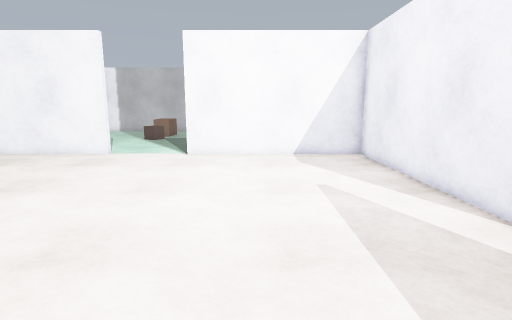
View 1 (above)

17 first-person views from a walk through a Gazebo world. The camera is 1.2 m above the floor, tilts 10° down and sees 80° across. The floor is counted in squares, 0.5 m on a side. Each view is taken from the middle of a square. On the plan, view 1 faces up. The plan holds only what a view shows up to about 18 squares ahead; the rest is blank.

View 2
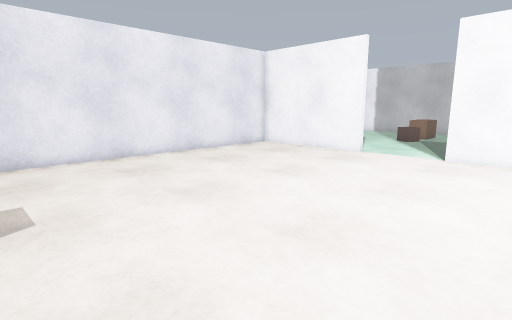

View 3
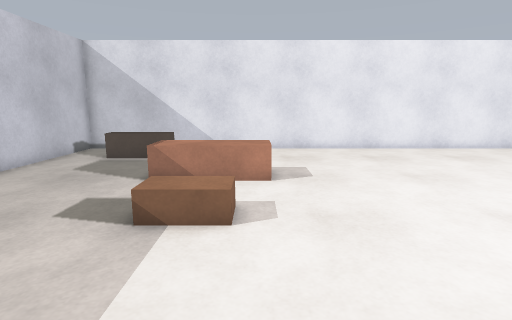

View 4
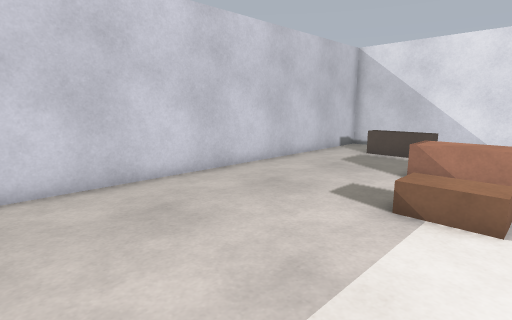

View 5
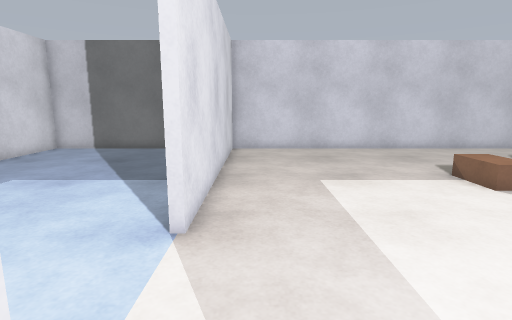

View 6
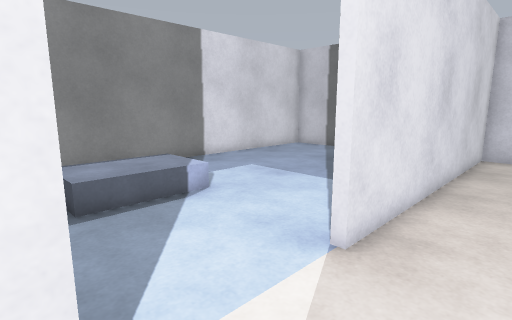

View 7
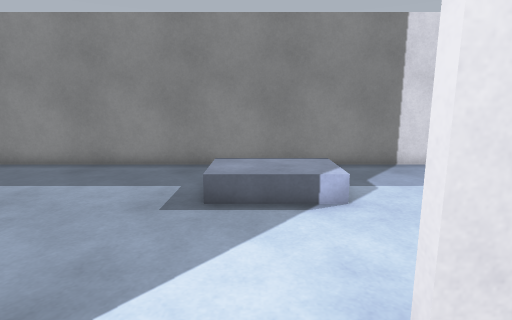

View 8
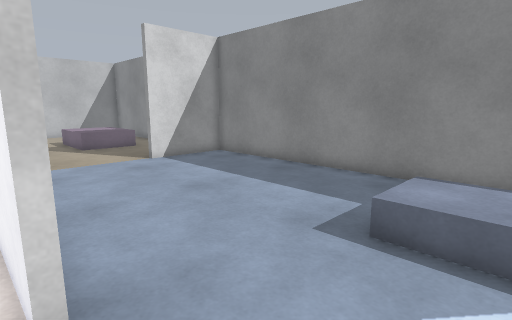

View 9
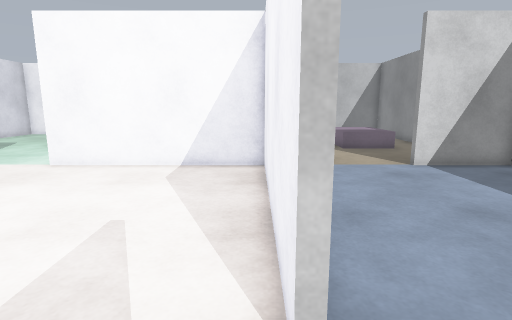

View 10
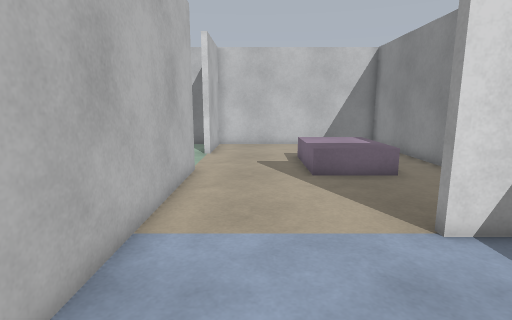

View 11
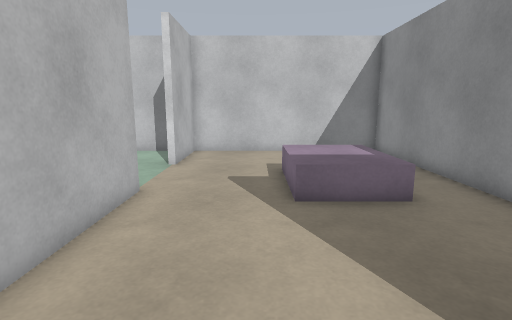

View 12
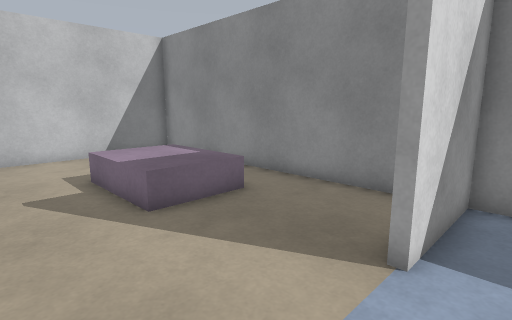

View 13
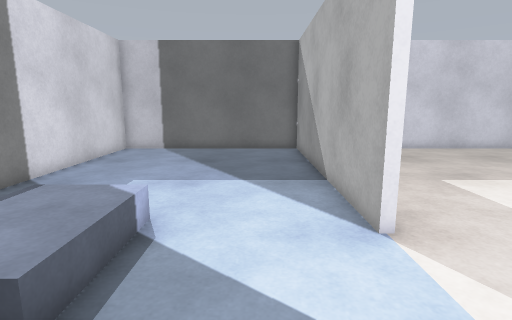

View 14
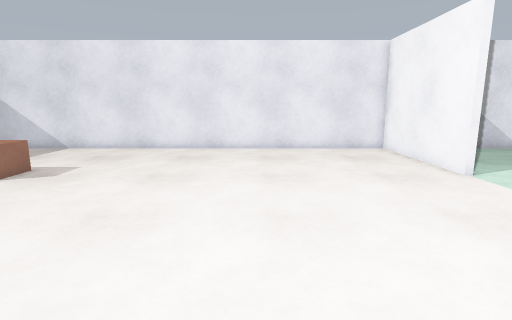

View 15
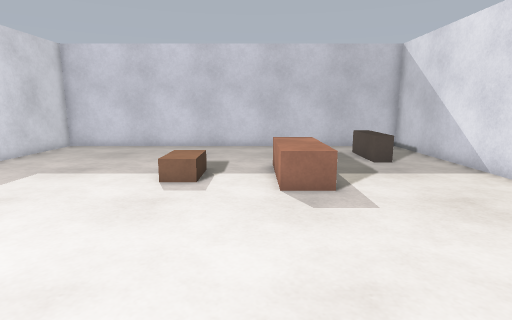

View 16
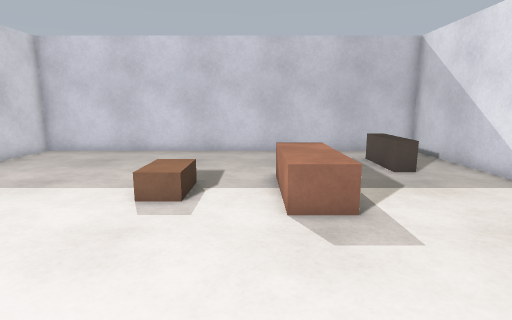

View 17
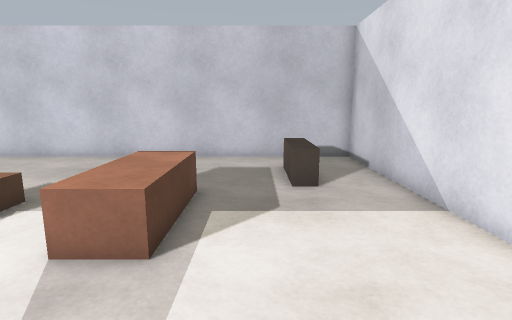

### Floor plan
Ten units are one square. View 1 is at (0, 0); x grows to the right and y downward. Boxes are objects, and circles mark ways between rooms. Rooms are numbered by the first view taken in them; rooms with no view inside come last. Other rooms are left out.
<svg viewBox="-150 -300 310 410">
<path fill="none" stroke="#000" d="M58 -55 54 -55 54 -154 -35 -154M-75 -154 -145 -154 -145 105 54 105 54 -15M54 -15 57 -15 57 105 155 105 155 -154 115 -154M57 -155 57 -125M57 -215 57 -155M155 -170 155 -295 57 -295 57 -255M115 -154 115 -158"/>
<rect x="-125" y="45" width="20" height="40" fill="#bbb"><title>TV cabinet</title></rect>
<rect x="-85" y="5" width="20" height="40" fill="#bbb"><title>brown box</title></rect>
<rect x="-45" y="15" width="20" height="20" fill="#bbb"><title>brown box</title></rect>
<rect x="105" y="-45" width="20" height="40" fill="#bbb"><title>blue box</title></rect>
<rect x="95" y="-245" width="40" height="40" fill="#bbb"><title>grey box</title></rect>
<circle cx="60" cy="-35" r="3" fill="#2a7"/>
<circle cx="90" cy="-160" r="3" fill="#2a7"/>
<text x="-50" y="-30">1</text>
<text x="110" y="-30">2</text>
<text x="110" y="-230">3</text>
</svg>
Room 1 opens to room 2. Room 2 opens to room 3.

Where each view was taken, in squares from view 1:
view 1: 0 up, 0 right, facing up
view 2: 0 up, 0 right, facing up-left
view 3: 1 down, 3 right, facing left
view 4: 1 down, 4 right, facing down-left
view 5: 7 up, 4 right, facing down
view 6: 6 up, 3 right, facing down-right
view 7: 3 up, 3 right, facing right
view 8: 2 up, 5 right, facing up-right
view 9: 3 up, 5 right, facing up
view 10: 10 up, 8 right, facing up
view 11: 13 up, 9 right, facing up
view 12: 14 up, 7 right, facing up-right
view 13: 7 up, 8 right, facing down
view 14: 8 up, 3 right, facing left
view 15: 8 up, 6 left, facing down
view 16: 6 up, 6 left, facing down
view 17: 4 up, 10 left, facing down
